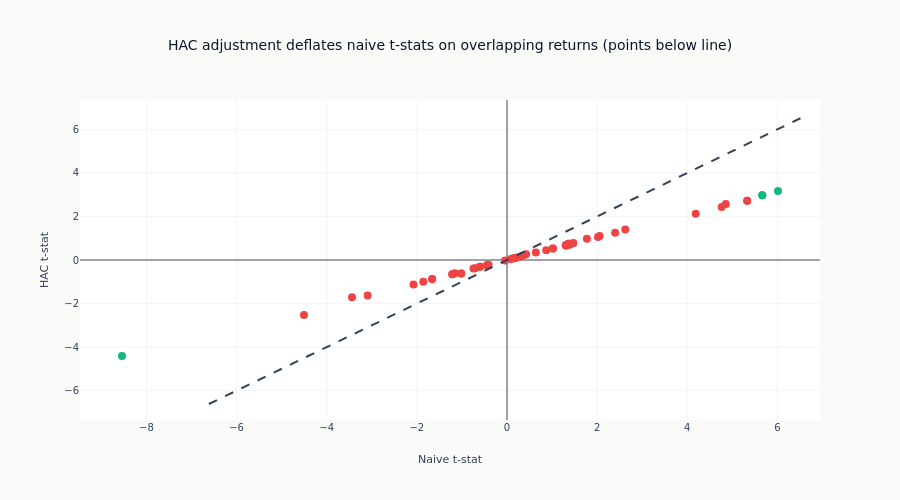

This figure's notebook cell:
### Code cell
# Naive vs HAC t-statistics scatter
fig = go.Figure()
fig.add_trace(
    go.Scatter(
        x=eval_summary["naive_tstat"].to_list(),
        y=eval_summary["hac_tstat"].to_list(),
        mode="markers",
        text=eval_summary["feature"].to_list(),
        showlegend=False,
        marker=dict(
            color=[
                style.COLORS["positive"] if s else style.COLORS["negative"]
                for s in eval_summary["significant_fdr05"].to_list()
            ],
            size=8,
        ),
    )
)
_naive_max = eval_summary["naive_tstat"].max() if len(eval_summary) > 0 else 1.0
_hac_max = eval_summary["hac_tstat"].max() if len(eval_summary) > 0 else 1.0
max_t = max(abs(_naive_max or 1.0), abs(_hac_max or 1.0)) * 1.1
fig.add_trace(
    go.Scatter(
        x=[-max_t, max_t],
        y=[-max_t, max_t],
        mode="lines",
        line=dict(dash="dash", color=style.COLORS["neutral"]),
        showlegend=False,
    )
)
fig.update_layout(
    title="HAC adjustment deflates naive t-stats on overlapping returns (points below line)",
    xaxis_title="Naive t-stat",
    yaxis_title="HAC t-stat",
    template="ml4t",
    height=500,
)
fig.show()

### Figure 1 — Plotly figure (JSON) as saved in the notebook; plotly's stock layout.template omitted (floating-point values rounded to 4 significant figures)
{"data": [{"marker": {"color": ["#10b981", "#10b981", "#10b981", "#10b981", "#ef4444", "#ef4444", "#ef4444", "#ef4444", "#ef4444", "#ef4444", "#ef4444", "#ef4444", "#ef4444", "#ef4444", "#ef4444", "#ef4444", "#ef4444", "#ef4444", "#ef4444", "#ef4444", "#ef4444", "#ef4444", "#ef4444", "#ef4444", "#ef4444", "#ef4444", "#ef4444", "#ef4444", "#ef4444", "#ef4444", "#ef4444", "#ef4444", "#ef4444", "#ef4444", "#ef4444", "#ef4444", "#ef4444", "#ef4444", "#ef4444", "#ef4444", "#ef4444", "#ef4444", "#ef4444", "#ef4444", "#ef4444", "#ef4444", "#ef4444", "#ef4444", "#ef4444", "#ef4444", "#ef4444", "#ef4444", "#ef4444", "#ef4444", "#ef4444", "#ef4444", "#ef4444"], "size": 8}, "mode": "markers", "showlegend": false, "text": ["mom_accel_long", "skip_month_mom", "mom_rank_252d", "ret_252d", "sharpe_252d", "sharpe_rank_252d", "ts_mom_252d", "vol_ratio_medium", "is_seasonal_sector", "carry_momentum_5d", "carry_21d", "mom_accel_medium", "carry_mom_composite", "sharpe_composite", "dist_from_6m_low", "ts_mom_63d", "ls_signal", "mom_rank_63d", "ret_63d", "vol_21d", "vol_rank", "momentum_composite", "vol_63d", "vol_126d", "mom_accel_short", "carry_momentum_21d", "carry_regime_num", "dist_from_52w_high", "mom_rank_21d", "ret_21d", "carry_pct", "carry_rank", "sharpe_126d", "sharpe_rank_126d", "vol_yz_21d", "vol_ratio_short", "carry_zscore_126d", "curvature_rank", "curve_curvature_norm", "sharpe_21d", "risk_adj_score", "curvature_21d", "carry_mom_interaction", "vr_63d", "ret_5d", "ma_ratio_50", "rsi_14", "rsi_rank", "carry_zscore_63d", "ma_ratio_200", "carry_rank_sector", "sharpe_63d", "sharpe_rank_63d", "mom_rank_126d", "ret_126d", "ts_mom_126d", "ma_ratio_21"], "type": "scatter", "x": [-8.543, 6.013, 5.664, 5.664, 5.33, 5.33, 4.856, 4.764, -3.439, -4.504, 4.188, -3.092, 2.626, 2.399, 2.019, -2.075, 2.056, -1.661, -1.661, 1.391, 1.391, 1.473, 1.315, 1.308, 1.423, -1.857, 1.773, 1.319, -1.213, -1.213, 1.365, 1.365, 1.017, 1.017, 0.8702, -1.156, 1.302, -1.015, -1.015, -0.7064, -0.5949, 0.6407, -0.7438, -0.6051, 0.4248, -0.4086, -0.4404, -0.4404, -0.4338, 0.3012, 0.358, 0.1968, 0.1968, 0.1467, 0.1467, 0.08453, -0.04395], "y": [-4.412, 3.164, 2.979, 2.979, 2.726, 2.726, 2.574, 2.44, -1.71, -2.53, 2.129, -1.635, 1.403, 1.253, 1.061, -1.123, 1.103, -0.8691, -0.8691, 0.7103, 0.7103, 0.7774, 0.6665, 0.6645, 0.7452, -1.001, 0.9774, 0.6919, -0.6512, -0.6512, 0.7446, 0.7446, 0.534, 0.534, 0.4439, -0.6129, 0.6759, -0.6178, -0.6178, -0.3786, -0.3082, 0.3475, -0.3918, -0.3146, 0.2646, -0.216, -0.2386, -0.2386, -0.2288, 0.1571, 0.2023, 0.102, 0.102, 0.07688, 0.07688, 0.04534, -0.02423]}, {"line": {"color": "#334155", "dash": "dash"}, "mode": "lines", "showlegend": false, "type": "scatter", "x": [-6.615, 6.615], "y": [-6.615, 6.615]}], "layout": {"height": 500, "title": {"text": "HAC adjustment deflates naive t-stats on overlapping returns (points below line)"}, "xaxis": {"title": {"text": "Naive t-stat"}}, "yaxis": {"title": {"text": "HAC t-stat"}}}}
